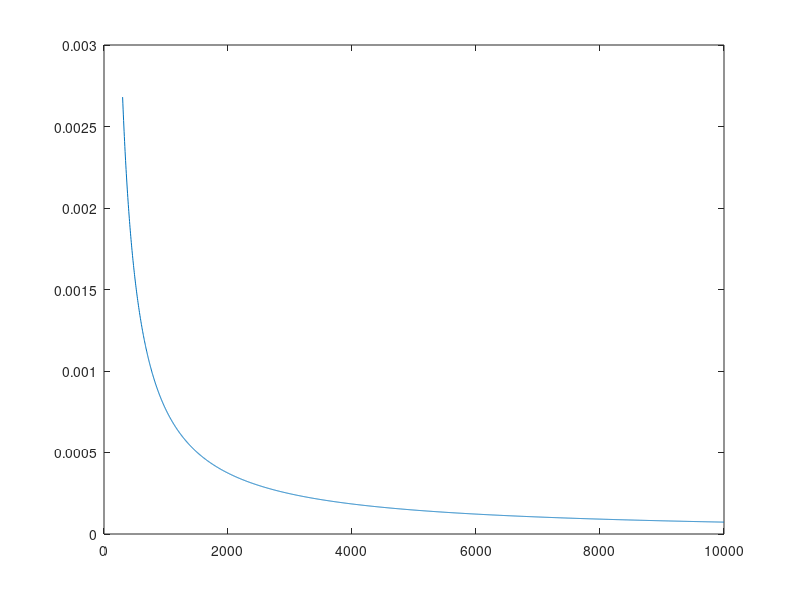

Here is the MATLAB script that generated this plot:
%%%%%%%%%%%%%%%%%%%%%%%%%%%%%%%%%%%%
% Define the parameters of the simulation
%%%%%%%%%%%%%%%%%%%%%%%%%%%%%%%%%%%%

%% Geometry:
%
%    |---
%    |   ---
%    |      ----
%    |          |
% h1 |----------|  h2  <- symmetry axis
%    |          |
%    |      ----
%    |   ---
%    |---
%
%    |<--  l -->|

% Shape of the Cooling Fin
% 1) 'linear'
% 2) 'quadratic'
% 3) 'crazy'
shape = 'quadratic';

% Define dimension of the trapezoidal domain
% h2 <= h1 !
h1 = 10;
hm = 4;  % only necessary for quatratic option 
h2 = 3;
l  = 10;

% Number of degrees of freedom (number of nodes per length)
dimX = 35;
dimY = 30;

switch shape
    
    case 'linear'
        formfunction = @(xnorm) (1-xnorm)*h1/2 + xnorm*h2/2;

    case 'quadratic'
        c1 = h2+2*h1/2-2*hm;
        c2 = 2*hm - 3*h1/2 - h2/2;
        c3 = h1/2;
        formfunction = @(xnorm) c1*xnorm.^2 +c2*xnorm + c3;
        
    case 'crazy'
        d1 = 3;
        d2 = 4;
        formfunction = @(xnorm) (1-xnorm)*h1/2 + xnorm*h2/2+ (sin(2*pi*d1*xnorm)).*(1-(1-1/d2)*xnorm);

    otherwise
        error(false, 'false shape specified: %s', shape);
    
end

%% Parameter for Conjugated Heat Transfer (For Session 04)
alpha = 5;
Tinf = 0;

%% Boundary conditions (Only Dirichlet applied in Session 03) 
% Type: 1) 'Dirichlet'    2) 'Neumann'    3) 'Robin'
boundary.south = 'Neumann'; % q=0 for mirroring
boundary.north = 'Robin';
boundary.east  = 'Robin';
boundary.west  = 'Dirichlet'; % only Dirichlet can be applied

% Values for Dirichlet BC
TD.north = 10;
TD.south = 50;
TD.west  = 100;
TD.east  = 10;

%% Thermal Conductivity Parameters:
% Thermal conductivity Coefficient 0.05(ice) - 400(pure copper) [W/(m*K)]
% 1) homgenous
% 2) non_homogenous (region with different K)
% 3) random
% 4) linear (changing through x)
heat_conduc = 'homogenous';

% Define the Heat conductivity coefficient values
% for non_homogenous & linear cases it has been assumed that lamda changes on x axis
minlamda = 1;                       % minimum lamda value
deltalamda = 100;                   % lamda difference from side to side (x axis)

maxlamda = minlamda + deltalamda;   % maximum lamda value
switch heat_conduc

    case 'homogenous'
        lamda(1:dimY,1:dimX) = minlamda;

    case 'non_homogenous'
        lamda(1:dimY,1:round(dimX/2)) = minlamda;
        lamda(1:dimY,(round(dimX/2)+1):dimX) = maxlamda;

    case 'random'
        lamda = (deltalamda).*rand(dimY,dimX) + minlamda;

    case 'linear'
        lamda = zeros (dimY,dimX);
        dlamda = deltalamda/l;
        for i=1:dimX
            lamda(1:dimY,i) = minlamda + dlamda * (i-1)*l/(dimX-1);
        end
        
    otherwise
        error(false, 'false lamda type specified: %s', heat_conduc);
        
end
clear minlamda maxlamda deltalamda dlamda

%% Time Dicretization (Session 04)

% Steady/unsteady simulation
% 1) 'steady'
% 2) 'unsteady'
simulationType = 'unsteady';

% Type of time integration
% 1) 'Explicit'
% 2) 'Implicit'
% 3) 'Theta'
% 4) 'RungeKutta4'
TimeIntegrType = 'Theta';

% Parameter for theta scheme  (0 <= θ <= 1)
%  θ = 0: Explicit       θ = 0.5: Crank-Nicolson        θ = 1: Implicit
theta = 0;

% Timestep size and Endtime for unsteady case
dt = 0.003;  % timestep  (when explicit or Runge Kutta 4 it should be around 0.001)
tend = 12; % end-time

% Critical Δt
if strcmp(simulationType, 'unsteady')
    if (theta >= 0 && theta < 0.5)
        D = 60; % Thermal conductivity (λ/(ρ*c_p)) [mm^2/s]
        % https://en.wikipedia.org/wiki/Thermal_diffusivity
        % Material	                                Thermal diffusivity (mm2/s)
        % Pyrolytic graphite, parallel to layers	1220
        % Carbon/carbon composite at 25 °C	        216.5
        % Helium (300 K, 1 atm)	                    190
        % Silver, pure (99.9%)	                    165.63
        % Hydrogen (300 K, 1 atm)	                160
        % Gold	                                    127
        % Copper at 25 °C	                        111
        % Aluminium	                                97
        % Silicon	                                88
        % Al-10Si-Mn-Mg (Silafont 36) at 20 °C	    74.2
        % Aluminium 6061-T6 Alloy	                64
        % Molybdenum (99.95%) at 25 °C	            54.3
        % Al-5Mg-2Si-Mn (Magsimal-59) at 20 °C	    44
        % Tin	                                    40
        % Water vapor (1 atm, 400 K)	            23.38
        % Iron	                                    23
        % Argon (300 K, 1 atm)	                    22
        % Nitrogen (300 K, 1 atm)	                22
        % Air (300 K)	                            19
        % Steel, AISI 1010 (0.1% carbon)	        18.8
        % Aluminium oxide (polycrystalline)	        12
        % Steel, 1% carbon	                        11.72
        % Si3N4 with CNTs 26 °C	                    9.142
        % Si3N4 without CNTs 26 °C	                8.605
        % Steel, stainless 304A at 27 °C	        4.2
        % Pyrolytic graphite, normal to layers	    3.6
        % Steel, stainless 310 at 25 °C	            3.352
        % Inconel 600 at 25 °C	                    3.428
        % Quartz	                                1.4
        % Sandstone	                                1.15
        % Ice at 0 °C	                            1.02
        % Silicon dioxide (polycrystalline)	        0.83
        % Brick, common	                            0.52
        % Glass, window	                            0.34
        % Brick, adobe	                            0.27
        % PC (polycarbonate) at 25 °C	            0.144
        % Water at 25 °C	                        0.143
        % PTFE (Polytetrafluorethylene) at 25 °C	0.124
        % PP (polypropylene) at 25 °C	            0.096
        % Nylon	                                    0.09
        % Rubber	                                0.089 - 0.13
        % Wood (yellow pine)	                    0.082
        % Paraffin at 25 °C	                        0.081
        % PVC (polyvinyl chloride)	                0.08
        % Oil, engine (saturated liquid, 100 °C)	0.0738
        % Alcohol	                                0.07
        c = 0.9; % a constant smaller than 1 (calibration)
        AR = 1;  % Aspect Ratio (dimX/dimY) AR=1->square

        % find average h
        h_avg = 0;
        [x_cur,y_cur] = meshgrid(0:(1/29):1,1:(-1/29):0);
        for i = 1:30
            h_cur = h1 * formfunction(x_cur(1,i));
            h_avg = h_avg + h_cur;
        end
        h_avg = h_avg/30;

        i = 1;
        for n=300:4:10000
            dt_crit(1,i) = n;
            %dt_crit(2,i) = c * h_avg*l/(n - sqrt(n*(1+AR^2)/AR) + 1) / (4*D);
            dx = l / (sqrt(n/AR)-1);
            dy = h_avg / (sqrt(AR*n)-1);
            dt_crit(2,i) = dx^2 * dy^2 / (dx^2 + dy^2) / (2*D*(1-2*theta));
            i = i + 1;
        end
        plot(dt_crit(1,:),dt_crit(2,:));
    end
end